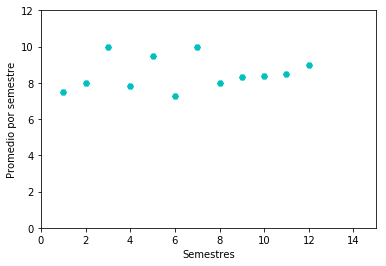

This figure's Python source:
import numpy as np
import pylab as pl
# crea un vector (arreglo) con los valores del eje X
x = [1, 2, 3, 4, 5 ,6, 7, 8, 9, 10, 11, 12 ]
# crea un vector (arreglo) con los valores del eje Y para cada valor en el eje x
y = [7.5, 8.0, 10.0, 7.8, 9.5, 7.3, 10.0, 8.0, 8.3, 8.4, 8.5, 9.0]
# Dar nombre a los ejes
pl.ylabel('Promedio por semestre')
pl.xlabel('Semestres')
# Colocamos los rangos
pl.axis([0,15, 0,12])
# Grafica el vector x contra el vector y
pl.plot(x, y, 'cH')
#Guardar la grafica en formato png
pl.savefig('temp1.png')
#mostrar 
pl.show()
